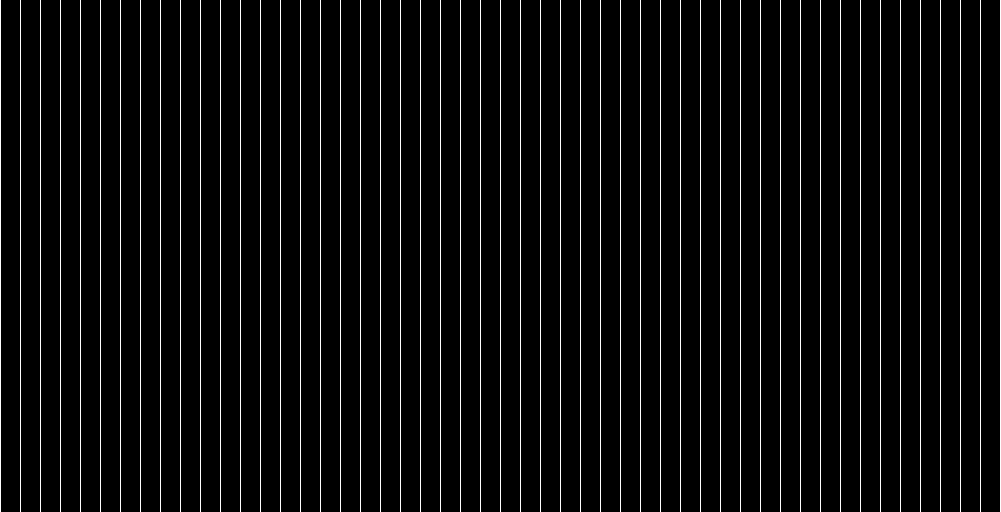
#> input picture guilded_diffusion/Data/Image_pair/masks/full_sinogram_metal_011.png, 1001 x 512 px; its folder holds only this picture in this run
$ jupyter execute inverse_mask.ipynb
#> lines starting #> are read from the running program, lines starting #| are printed output that depends on the picture
[cell 1]
from google.colab import drive
drive.mount('/content/drive')

[cell 2]
cd /content/drive/MyDrive/Colab Notebooks/diffAug-master/Data/Image_pair

[cell 3]
cd Image_pair

[cell 4]
from PIL import Image
import os
import numpy as np

mask_dir = './masks'
output_dir = './InvertedMasks'
os.makedirs(output_dir, exist_ok=True)

def is_binary(image_array):
    """Check if the image array is binary (only contains 0 and 255 values)."""
    unique_values = np.unique(image_array)
    return set(unique_values).issubset({0, 255})

def invert_and_check_binary(mask_path):
    """Invert the mask and check if it's binary."""
#> called with mask_path = './masks/full_sinogram_metal_011.png'
    mask = Image.open(mask_path).convert('L')
#> mask: PIL image 1001x512 L; 5.1% white in thin lines or dots
    mask_np = np.array(mask)
    inverted_mask_np = 255 - mask_np
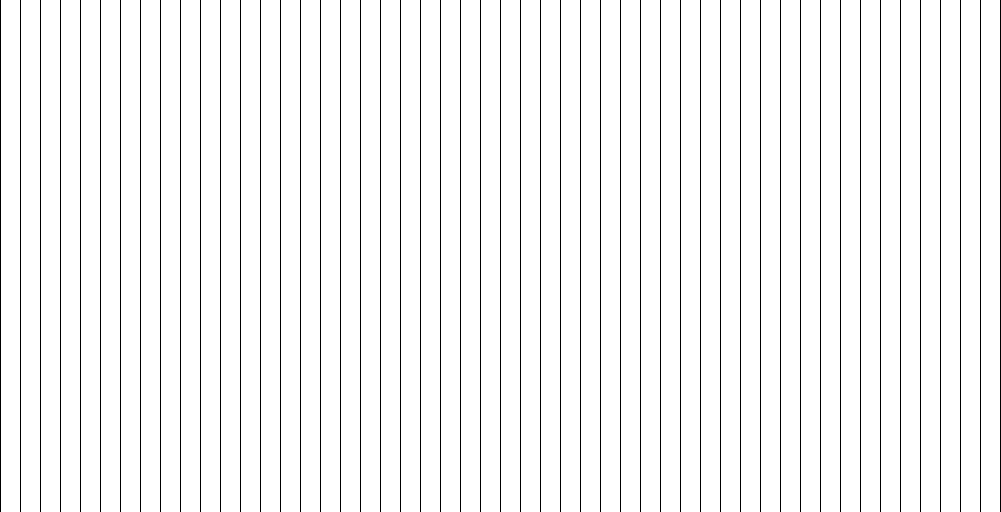
#> inverted_mask_np: shape (512, 1001); 94.9% white; black in thin lines or dots
    inverted_mask = Image.fromarray(inverted_mask_np)

    # if still binary
    binary_check = is_binary(inverted_mask_np)
#> in is_binary, `unique_values = np.unique(image_array)`: unique_values = [0, 255]
#> binary_check = True

    return inverted_mask, binary_check

for filename in os.listdir(mask_dir):
    if filename.endswith(('.png', '.jpg', '.jpeg')):
        mask_path = os.path.join(mask_dir, filename)

        inverted_mask, is_binary_mask = invert_and_check_binary(mask_path)
#> is_binary_mask = True

        output_path = os.path.join(output_dir, filename)
        inverted_mask.save(output_path)

        print(f"{filename}: Binary - {is_binary_mask}")
#| full_sinogram_metal_011.png: Binary - True
